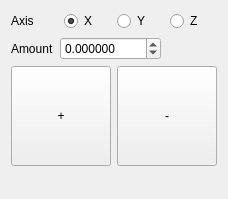
<?xml version="1.0" encoding="UTF-8"?>
<ui version="4.0">
 <class>Form</class>
 <widget class="QWidget" name="Form">
  <property name="geometry">
   <rect>
    <x>0</x>
    <y>0</y>
    <width>226</width>
    <height>199</height>
   </rect>
  </property>
  <property name="windowTitle">
   <string>Form</string>
  </property>
  <layout class="QVBoxLayout" name="verticalLayout">
   <item>
    <layout class="QHBoxLayout" name="horizontalLayout">
     <item>
      <widget class="QLabel" name="label">
       <property name="text">
        <string>Axis</string>
       </property>
      </widget>
     </item>
     <item>
      <widget class="QRadioButton" name="x_axis_radiobutton">
       <property name="text">
        <string>X</string>
       </property>
       <property name="checked">
        <bool>true</bool>
       </property>
      </widget>
     </item>
     <item>
      <widget class="QRadioButton" name="y_axis_radiobutton">
       <property name="text">
        <string>Y</string>
       </property>
      </widget>
     </item>
     <item>
      <widget class="QRadioButton" name="z_axis_radiobutton">
       <property name="text">
        <string>Z</string>
       </property>
      </widget>
     </item>
    </layout>
   </item>
   <item>
    <layout class="QHBoxLayout" name="horizontalLayout_2">
     <item>
      <widget class="QLabel" name="label_2">
       <property name="text">
        <string>Amount</string>
       </property>
      </widget>
     </item>
     <item>
      <widget class="QDoubleSpinBox" name="amount_spinbox">
       <property name="minimumSize">
        <size>
         <width>100</width>
         <height>0</height>
        </size>
       </property>
       <property name="decimals">
        <number>6</number>
       </property>
       <property name="minimum">
        <double>-1000.000000000000000</double>
       </property>
       <property name="maximum">
        <double>1000.000000000000000</double>
       </property>
       <property name="singleStep">
        <double>0.100000000000000</double>
       </property>
      </widget>
     </item>
     <item>
      <spacer name="horizontalSpacer">
       <property name="orientation">
        <enum>Qt::Horizontal</enum>
       </property>
       <property name="sizeHint" stdset="0">
        <size>
         <width>40</width>
         <height>20</height>
        </size>
       </property>
      </spacer>
     </item>
    </layout>
   </item>
   <item>
    <layout class="QHBoxLayout" name="horizontalLayout_3">
     <item>
      <widget class="QPushButton" name="nudge_pos_btn">
       <property name="minimumSize">
        <size>
         <width>100</width>
         <height>100</height>
        </size>
       </property>
       <property name="maximumSize">
        <size>
         <width>100</width>
         <height>100</height>
        </size>
       </property>
       <property name="text">
        <string>+</string>
       </property>
      </widget>
     </item>
     <item>
      <widget class="QPushButton" name="nudge_neg_btn">
       <property name="minimumSize">
        <size>
         <width>100</width>
         <height>100</height>
        </size>
       </property>
       <property name="maximumSize">
        <size>
         <width>100</width>
         <height>100</height>
        </size>
       </property>
       <property name="text">
        <string>-</string>
       </property>
      </widget>
     </item>
    </layout>
   </item>
   <item>
    <spacer name="verticalSpacer">
     <property name="orientation">
      <enum>Qt::Vertical</enum>
     </property>
     <property name="sizeHint" stdset="0">
      <size>
       <width>20</width>
       <height>40</height>
      </size>
     </property>
    </spacer>
   </item>
  </layout>
 </widget>
 <resources/>
 <connections/>
</ui>
